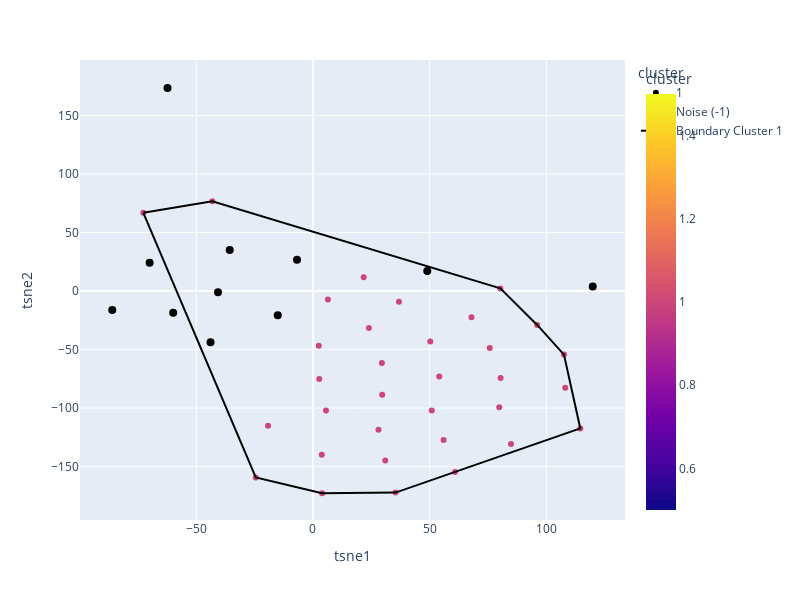

Notebook cell for this chart:
### Code cell
# utils.twoD_data_creation_with_boundaries(labels, scaled_data)tsne_df
tsne_df=twoD_data_creation_with_boundaries(labels, scaled_data)

### Figure 1 — Plotly figure (JSON) as saved in the notebook; plotly's stock layout.template omitted (floating-point values rounded to 4 significant figures)
{"data": [{"hovertemplate": "cluster=%{marker.color}<br>tsne1=%{x}<br>tsne2=%{y}<extra></extra>", "legendgroup": "1", "marker": {"color": [1, 1, 1, 1, 1, 1, 1, 1, 1, 1, 1, 1, 1, 1, 1, 1, 1, 1, 1, 1, 1, 1, 1, 1, 1, 1, 1, 1, 1, 1, 1, 1, 1], "coloraxis": "coloraxis", "symbol": "circle"}, "mode": "markers", "name": "1", "orientation": "v", "showlegend": true, "type": "scatter", "x": [-19.23, 21.74, 36.86, 3.917, 67.94, 80.29, 60.88, -24.5, 84.86, 79.83, 6.403, 107.6, 50.91, -72.67, 30.99, 55.98, 35.37, 29.54, 23.99, 2.694, 75.76, 29.66, -43.12, 2.513, 5.601, 3.782, 96.08, 80.4, 28.08, 54.11, 50.26, 108.1, 114.6], "xaxis": "x", "y": [-115.0, 11.7, -9.095, -172.7, -22.41, 2.268, -154.5, -159.3, -130.7, -99.33, -7.229, -54.28, -102.0, 66.89, -144.7, -127.3, -172.2, -61.53, -31.55, -75.23, -48.73, -88.49, 76.68, -46.74, -102.1, -139.9, -28.93, -74.31, -118.5, -72.95, -43.14, -82.66, -117.3], "yaxis": "y"}, {"marker": {"color": "black", "size": 8, "symbol": "circle"}, "mode": "markers", "name": "Noise (-1)", "type": "scatter", "x": [-40.68, 48.99, -35.65, 119.9, -62.29, -6.834, -43.87, -69.98, -15.08, -85.99, -59.88], "y": [-0.9101, 17.05, 35.15, 3.849, 173.5, 26.82, -43.69, 24.12, -20.64, -16.13, -18.5]}, {"line": {"color": "black"}, "mode": "lines", "name": "Boundary Cluster 1", "type": "scatter", "x": [-72.67, -24.5, 3.917, 35.37, 114.6, 107.6, 96.08, 80.29, -43.12, -72.67], "y": [66.89, -159.3, -172.7, -172.2, -117.3, -54.28, -28.93, 2.268, 76.68, 66.89]}], "layout": {"coloraxis": {"colorbar": {"title": {"text": "cluster"}}, "colorscale": [[0, "#0d0887"], [0.1111, "#46039f"], [0.2222, "#7201a8"], [0.3333, "#9c179e"], [0.4444, "#bd3786"], [0.5556, "#d8576b"], [0.6667, "#ed7953"], [0.7778, "#fb9f3a"], [0.8889, "#fdca26"], [1, "#f0f921"]]}, "height": 600, "legend": {"title": {"text": "cluster"}, "tracegroupgap": 0}, "margin": {"t": 60}, "width": 800, "xaxis": {"anchor": "y", "domain": [0, 1], "title": {"text": "tsne1"}}, "yaxis": {"anchor": "x", "domain": [0, 1], "title": {"text": "tsne2"}}}}
